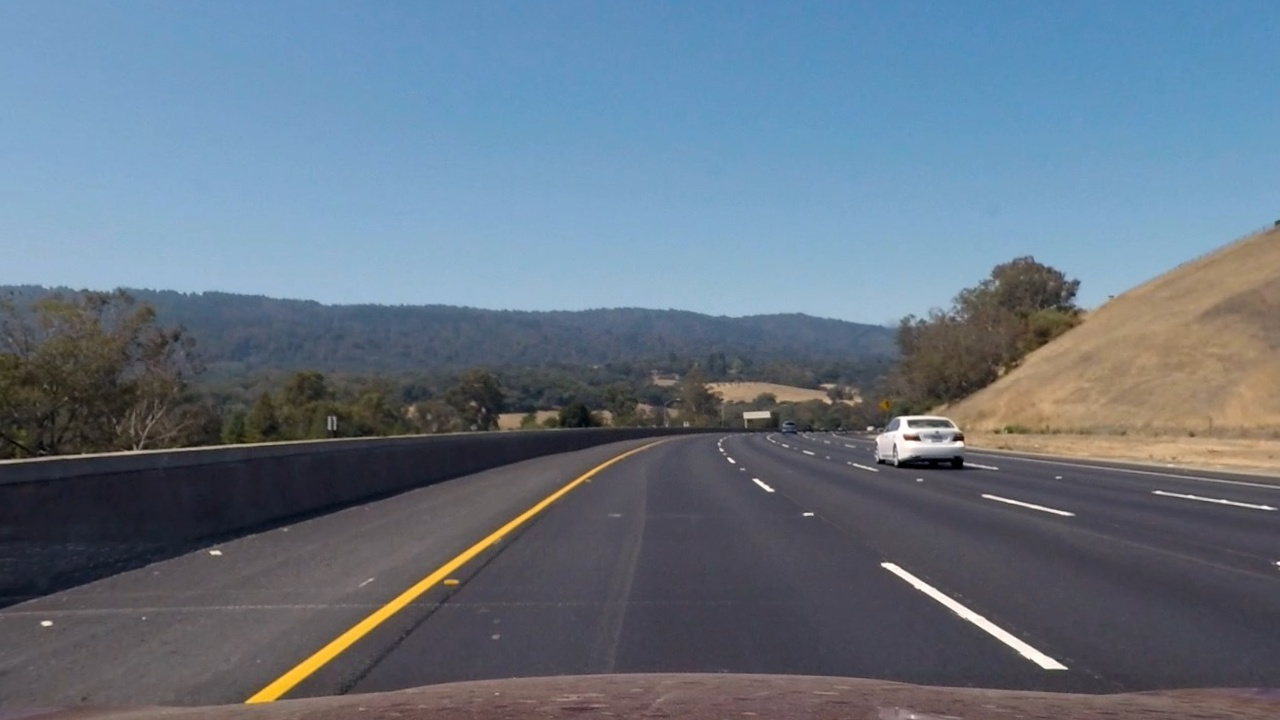
#> input picture test_images/undist_test3.jpg, 1280 x 720 px
$ jupyter execute --allow-errors 'Advanced Lane finding - Test 2.ipynb'   (shell and % lines are left out)   (Python 2 division)   (older library calls are emulated)
#> lines starting #> are read from the running program, lines starting #| are printed output that depends on the picture; after the words box and inside, x2 and y2 are one past the last pixel; in counts of white or black regions, pixels touching at a corner belong together
# I could not get the right lane in my earlier tests. Hence I will re-do everything in a more structured way by defining most needed functions first and then proceed.

[cell 1]
import numpy as np
import cv2
import os
import pickle
import matplotlib.pyplot as plt
#> (the rest of this cell did not finish here and is left out)

#> (a cell that did not finish here is left out)

#> (a cell that did not finish here is left out)

### Now create all the functions (Distortion Correction, Sobel Edge dection and perspective wapr together to process the entire data.

[cell 4]
def undistort_image(img, mtx, dist):
    undist_img = cv2.undistort(img, mtx, dist, None, mtx)
    return undist_img

def abs_sobel_thresh(img, orient='x', sobel_kernel=3, thresh=(0, 255)):
    if orient=='x':
        img_s = cv2.Sobel(img,cv2.CV_64F, 1, 0)
    else:
        img_s = cv2.Sobel(img,cv2.CV_64F, 0, 1)
    img_abs = np.absolute(img_s)
    img_sobel = np.uint8(255*img_abs/np.max(img_abs))

    binary_output = 0*img_sobel
    binary_output[(img_sobel >= thresh[0]) & (img_sobel <= thresh[1])] = 1
    return binary_output

# [9 lines left out: function mag_thresh, not called in this run]

def warp_image(img,src,dst,img_size):
    M = cv2.getPerspectiveTransform(src, dst)
    warped = cv2.warpPerspective(img, M, img_size, flags=cv2.INTER_LINEAR)
    Minv = cv2.getPerspectiveTransform(dst, src)

    return warped,M,Minv

def color_mask(hsv,low,high):
    mask = cv2.inRange(hsv, low, high)
    return mask

def apply_color_mask(hsv,img,low,high):
    mask = cv2.inRange(hsv, low, high)
    res = cv2.bitwise_and(img,img, mask= mask)
    return res

### I will load only one image and proceed with that now.

#### in order to avoid the conversion from BGR2RGB, I am using mpimg read in this case.

#### I am loading the undistorted image saved from my earlier experiments.

[cell 5]
import matplotlib.image as mpimg
image = mpimg.imread('test_images/undist_test3.jpg')
#> image is the input picture: shape (720, 1280, 3); mean R, G, B 101.5, 115.9, 131.2
plt.imshow(image);
plt.axis('off');

###  I am applying perspective transform first.

[cell 6]
image_size = image.shape
image_size

[cell 7]
ht_window = np.uint(image_size[0]/1.5)
hb_window = np.uint(image_size[0])
c_window = np.uint(image_size[1]/2)
ctl_window = c_window - .2*np.uint(image_size[1]/2)
ctr_window = c_window + .2*np.uint(image_size[1]/2)
cbl_window = c_window - .9*np.uint(image_size[1]/2)
cbr_window = c_window + .9*np.uint(image_size[1]/2)

src = np.float32([[cbl_window,hb_window],[cbr_window,hb_window],[ctr_window,ht_window],[ctl_window,ht_window]])

dst = np.float32([[0,image_size[0]],[image_size[1],image_size[0]],
                  [image_size[1],0],[0,0]])

warped,M_warp,Minv_warp = warp_image(image,src,dst,(image_size[1],image_size[0]))
#> in warp_image, `warped = cv2.warpPerspective(img, M, img_size, flags=cv2.INTER_LINEAR)`:
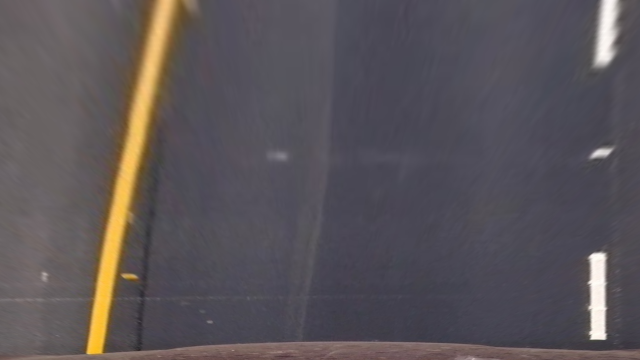
#> warped: shape (720, 1280, 3) (shown at 1/2 size); mean R, G, B 90.4, 84.5, 88.5
#> M_warp = [[-0.833, -1.56, 1173.3], [1.87e-16, -2.25, 1080], [3.57e-19, -0.00243, 1]]; Minv_warp = [[0.2, -0.691, 512], [8.88e-17, -0.444, 480], [1.98e-19, -0.00108, 1]]

f, (ax1, ax2) = plt.subplots(1, 2, figsize=(20,10))
ax1.imshow(image)
ax1.set_title('Original Image', fontsize=30)
ax2.imshow(warped, cmap = 'gray')
ax2.set_title('warped Image',fontsize=30)

### Applying yellow Color Mask

[cell 8]
image_HSV = cv2.cvtColor(warped,cv2.COLOR_RGB2HSV)
#> image_HSV: shape (720, 1280, 3); mean H, S, V 111.7, 36.3, 96.2

yellow_hsv_low  = np.array([ 0,  100,  100])
yellow_hsv_high = np.array([ 80, 255, 255])


yellow_mask = color_mask(image_HSV,yellow_hsv_low,yellow_hsv_high)
#> in color_mask, `mask = cv2.inRange(hsv, low, high)`:
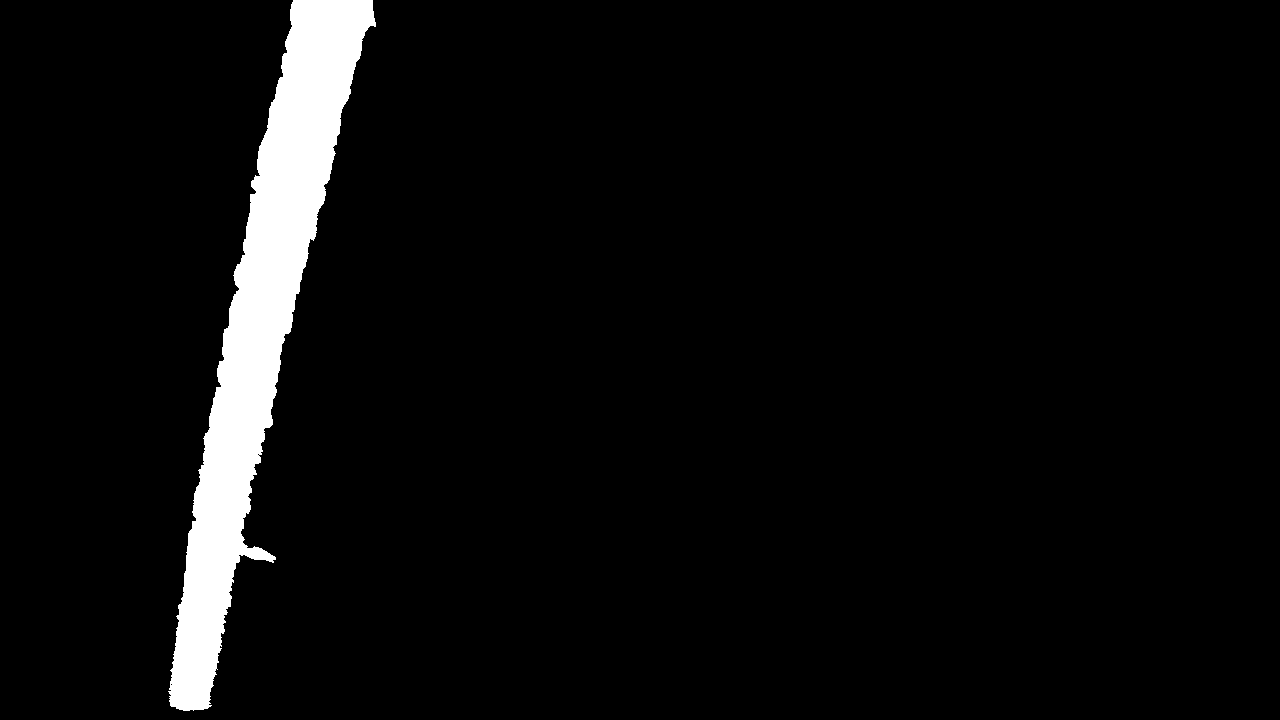
#> mask: shape (720, 1280); 4.8% white; 1 white region, box (x1, y1, x2, y2) and area: (168, 0, 376, 711) 44316

yellow = apply_color_mask(image_HSV,warped,yellow_hsv_low,yellow_hsv_high)
f, (ax1, ax2) = plt.subplots(1, 2, figsize=(20,10))
ax1.imshow(warped)
ax1.set_title('Warped Image', fontsize=30)
ax2.imshow(yellow, cmap = 'gray')
ax2.set_title('Yellow Image',fontsize=30)

### Applying White color mask

[cell 9]
image_HSV = cv2.cvtColor(warped,cv2.COLOR_RGB2HSV)


white_hsv_low  = np.array([ 0,   0,   175])
white_hsv_high = np.array([ 255,  30, 255])

white = apply_color_mask(image_HSV,warped,white_hsv_low,white_hsv_high)

f, (ax1, ax2) = plt.subplots(1, 2, figsize=(20,10))
ax1.imshow(warped)
ax1.set_title('Warped Image', fontsize=30)
ax2.imshow(white, cmap = 'gray')
ax2.set_title('White Image',fontsize=30)

### Combine both the color masks

[cell 10]
mask_yellow = color_mask(image_HSV,yellow_hsv_low,yellow_hsv_high)
mask_white = color_mask(image_HSV,white_hsv_low,white_hsv_high)
mask_lane = cv2.bitwise_or(mask_yellow,mask_white)
#> mask_lane: shape (720, 1280); 5.8% white; 6 white regions (2 under 20 px), largest, box (x1, y1, x2, y2) and area: (168, 0, 376, 711) 44316, (1177, 505, 1213, 680) 5115, (1192, 0, 1235, 129) 3937, (1184, 299, 1222, 315) 383
plt.imshow(mask_lane,cmap='gray')
plt.title('combined lane mask')
plt.axis('off');

### Applying SOBEL filter

[cell 11]
plt.subplot(1,3,1)
plt.imshow(image_HSV[:,:,0],cmap='gray')
plt.subplot(1,3,2)
plt.imshow(image_HSV[:,:,1],cmap='gray')
plt.subplot(1,3,3)
plt.imshow(image_HSV[:,:,2],cmap='gray')

### Applying SOBEL filter to L and S channels

[cell 12]
imageL = cv2.GaussianBlur(image,(5,5),0)
image_HLS = cv2.cvtColor(warped,cv2.COLOR_RGB2HLS)
#> image_HLS: shape (720, 1280, 3); mean of channels 0, 1, 2 111.7, 88.5, 23.8

img_gs = image_HLS[:,:,1]
img_abs_x = abs_sobel_thresh(img_gs,'x',5,(50,255))
img_abs_y = abs_sobel_thresh(img_gs,'y',5,(50,255))
plt.imshow(cv2.bitwise_or(img_abs_x,img_abs_y),cmap='gray')

wraped2 = np.copy(cv2.bitwise_or(img_abs_x,img_abs_y))
#> wraped2: shape (720, 1280); values 0 (black) and 1 (white), 1.4% white; 100 white regions (63 under 20 px), largest, box (x1, y1, x2, y2) and area: (128, 409, 1244, 711) 5113, (1172, 502, 1218, 681) 3077, (1184, 0, 1210, 130) 1415

[cell 13]
img_gs = image_HLS[:,:,2]
img_abs_x = abs_sobel_thresh(img_gs,'x',5,(50,255))
img_abs_y = abs_sobel_thresh(img_gs,'y',5,(50,255))
plt.imshow(cv2.bitwise_or(img_abs_x,img_abs_y),cmap='gray')

wraped3 = np.copy(cv2.bitwise_or(img_abs_x,img_abs_y))
#> wraped3: shape (720, 1280); values 0 (black) and 1 (white), 0.59% white; 101 white regions (80 under 20 px), largest, box (x1, y1, x2, y2) and area: (1179, 507, 1212, 679) 2392, (174, 482, 227, 711) 1596, (225, 510, 236, 555) 154

[cell 14]
combined_image = cv2.bitwise_or(wraped2,wraped3)
#> combined_image: shape (720, 1280); values 0 (black) and 1 (white), 1.8% white; 166 white regions (120 under 20 px), largest, box (x1, y1, x2, y2) and area: (128, 409, 1244, 711) 6200, (1172, 502, 1218, 681) 4657, (1184, 0, 1224, 130) 1591
plt.imshow(combined_image,cmap='gray')

### combine color mask and sobel filter

[cell 15]
combined_image1 = np.zeros_like(combined_image)
combined_image1[(mask_lane>=.5)|(combined_image>=.5)]=1
combined_image1 = cv2.GaussianBlur(combined_image1,(3,3),0)
plt.imshow(combined_image1,cmap='gray')

### Now, I will separate the lanes by looking at the intensities distribution.

[cell 16]
import numpy as np
histogram = np.sum(combined_image1[combined_image1.shape[0]/2:,:], axis=0)
plt.plot(histogram)

[cell 17]
out_img = np.dstack((combined_image1, combined_image1, combined_image1))*255
midpoint = np.int(histogram.shape[0]/2)
leftx_base = np.argmax(histogram[:midpoint])
rightx_base = np.argmax(histogram[midpoint:]) + midpoint

[cell 18]
nwindows = 7
window_height = np.int(combined_image1.shape[0]/nwindows)
# Identify the x and y positions of all nonzero pixels in the image
nonzero = combined_image1.nonzero()
nonzeroy = np.array(nonzero[0])
nonzerox = np.array(nonzero[1])
# Current positions to be updated for each window
leftx_current = leftx_base
rightx_current = rightx_base
# Set the width of the windows +/- margin
margin = 100
# Set minimum number of pixels found to recenter window
minpix = 50
# Create empty lists to receive left and right lane pixel indices
left_lane_inds = []
right_lane_inds = []

# Step through the windows one by one
for window in range(nwindows):
    # Identify window boundaries in x and y (and right and left)
    win_y_low = combined_image1.shape[0] - (window+1)*window_height
    win_y_high = combined_image1.shape[0] - window*window_height
    win_xleft_low = leftx_current - margin
    win_xleft_high = leftx_current + margin
    win_xright_low = rightx_current - margin
    win_xright_high = rightx_current + margin
    # Draw the windows on the visualization image
    cv2.rectangle(out_img,(win_xleft_low,win_y_low),(win_xleft_high,win_y_high),(0,255,0), 2)
    cv2.rectangle(out_img,(win_xright_low,win_y_low),(win_xright_high,win_y_high),(0,255,0), 2)
    # Identify the nonzero pixels in x and y within the window
    good_left_inds = ((nonzeroy >= win_y_low) & (nonzeroy < win_y_high) & (nonzerox >= win_xleft_low) & (nonzerox < win_xleft_high)).nonzero()[0]
    good_right_inds = ((nonzeroy >= win_y_low) & (nonzeroy < win_y_high) & (nonzerox >= win_xright_low) & (nonzerox < win_xright_high)).nonzero()[0]
    # Append these indices to the lists
    left_lane_inds.append(good_left_inds)
    right_lane_inds.append(good_right_inds)
    # If you found > minpix pixels, recenter next window on their mean position
    if len(good_left_inds) > minpix:
        leftx_current = np.int(np.mean(nonzerox[good_left_inds]))
    if len(good_right_inds) > minpix:
        rightx_current = np.int(np.mean(nonzerox[good_right_inds]))

[cell 19]
# Concatenate the arrays of indices
left_lane_inds = np.concatenate(left_lane_inds)
right_lane_inds = np.concatenate(right_lane_inds)

# Extract left and right line pixel positions
leftx = nonzerox[left_lane_inds]
lefty = nonzeroy[left_lane_inds]
rightx = nonzerox[right_lane_inds]
righty = nonzeroy[right_lane_inds]

# Fit a second order polynomial to each
left_fit = np.polyfit(lefty, leftx, 2)
right_fit = np.polyfit(righty, rightx, 2)

# Generate x and y values for plotting
ploty = np.linspace(0, combined_image1.shape[0]-1, combined_image1.shape[0] )
left_fitx = left_fit[0]*ploty**2 + left_fit[1]*ploty + left_fit[2]
right_fitx = right_fit[0]*ploty**2 + right_fit[1]*ploty + right_fit[2]

out_img[nonzeroy[left_lane_inds], nonzerox[left_lane_inds]] = [255, 0, 0]
out_img[nonzeroy[right_lane_inds], nonzerox[right_lane_inds]] = [0, 0, 255]
plt.imshow(out_img)
plt.plot(left_fitx, ploty, color='yellow')
plt.plot(right_fitx, ploty, color='yellow')
plt.xlim(0, 1280)
plt.ylim(720, 0)

[cell 20]
nonzero = combined_image1.nonzero()
nonzeroy = np.array(nonzero[0])
nonzerox = np.array(nonzero[1])
margin = 100
left_lane_inds = ((nonzerox > (left_fit[0]*(nonzeroy**2) + left_fit[1]*nonzeroy + left_fit[2] - margin)) & (nonzerox < (left_fit[0]*(nonzeroy**2) + left_fit[1]*nonzeroy + left_fit[2] + margin)))
right_lane_inds = ((nonzerox > (right_fit[0]*(nonzeroy**2) + right_fit[1]*nonzeroy + right_fit[2] - margin)) & (nonzerox < (right_fit[0]*(nonzeroy**2) + right_fit[1]*nonzeroy + right_fit[2] + margin)))

# Again, extract left and right line pixel positions
leftx = nonzerox[left_lane_inds]
lefty = nonzeroy[left_lane_inds]
rightx = nonzerox[right_lane_inds]
righty = nonzeroy[right_lane_inds]
# Fit a second order polynomial to each
left_fit = np.polyfit(lefty, leftx, 2)
right_fit = np.polyfit(righty, rightx, 2)
# Generate x and y values for plotting
ploty = np.linspace(0, combined_image1.shape[0]-1, combined_image1.shape[0] )
left_fitx = left_fit[0]*ploty**2 + left_fit[1]*ploty + left_fit[2]
right_fitx = right_fit[0]*ploty**2 + right_fit[1]*ploty + right_fit[2]

[cell 21]
out_img = np.dstack((combined_image1, combined_image1, combined_image1))*255
window_img = np.zeros_like(out_img)
# Color in left and right line pixels
out_img[nonzeroy[left_lane_inds], nonzerox[left_lane_inds]] = [255, 0, 0]
out_img[nonzeroy[right_lane_inds], nonzerox[right_lane_inds]] = [0, 0, 255]

# Generate a polygon to illustrate the search window area
# And recast the x and y points into usable format for cv2.fillPoly()
left_line_window1 = np.array([np.transpose(np.vstack([left_fitx-margin, ploty]))])
left_line_window2 = np.array([np.flipud(np.transpose(np.vstack([left_fitx+margin, ploty])))])
left_line_pts = np.hstack((left_line_window1, left_line_window2))
right_line_window1 = np.array([np.transpose(np.vstack([right_fitx-margin, ploty]))])
right_line_window2 = np.array([np.flipud(np.transpose(np.vstack([right_fitx+margin, ploty])))])
right_line_pts = np.hstack((right_line_window1, right_line_window2))

# Draw the lane onto the warped blank image
cv2.fillPoly(window_img, np.int_([left_line_pts]), (0,255, 0))
cv2.fillPoly(window_img, np.int_([right_line_pts]), (0,255, 0))
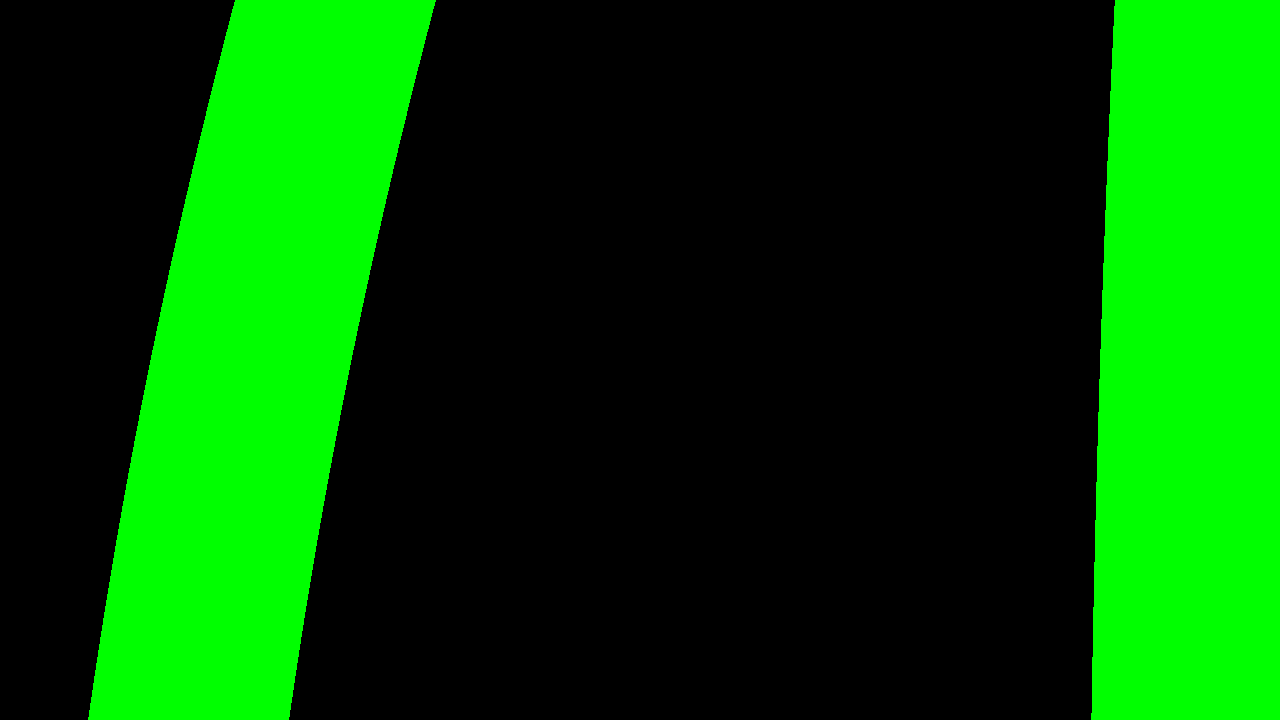
#> window_img: shape (720, 1280, 3); mean of channels 0, 1, 2 0, 75.7, 0; drawn as R, G, B
result = cv2.addWeighted(out_img, 1, window_img, 0.3, 0)
plt.imshow(result)
plt.plot(left_fitx, ploty, color='yellow')
plt.plot(right_fitx, ploty, color='yellow')
plt.xlim(0, 1280)
plt.ylim(720, 0)

[cell 22]
warp_zero = np.zeros_like(combined_image1).astype(np.uint8)
color_warp = np.dstack((warp_zero, warp_zero, warp_zero))

# Recast the x and y points into usable format for cv2.fillPoly()
pts_left = np.array([np.transpose(np.vstack([left_fitx, ploty]))])
pts_right = np.array([np.flipud(np.transpose(np.vstack([right_fitx, ploty])))])
pts = np.hstack((pts_left, pts_right))

# Draw the lane onto the warped blank image
cv2.fillPoly(color_warp, np.int_([pts]), (0,255, 0))
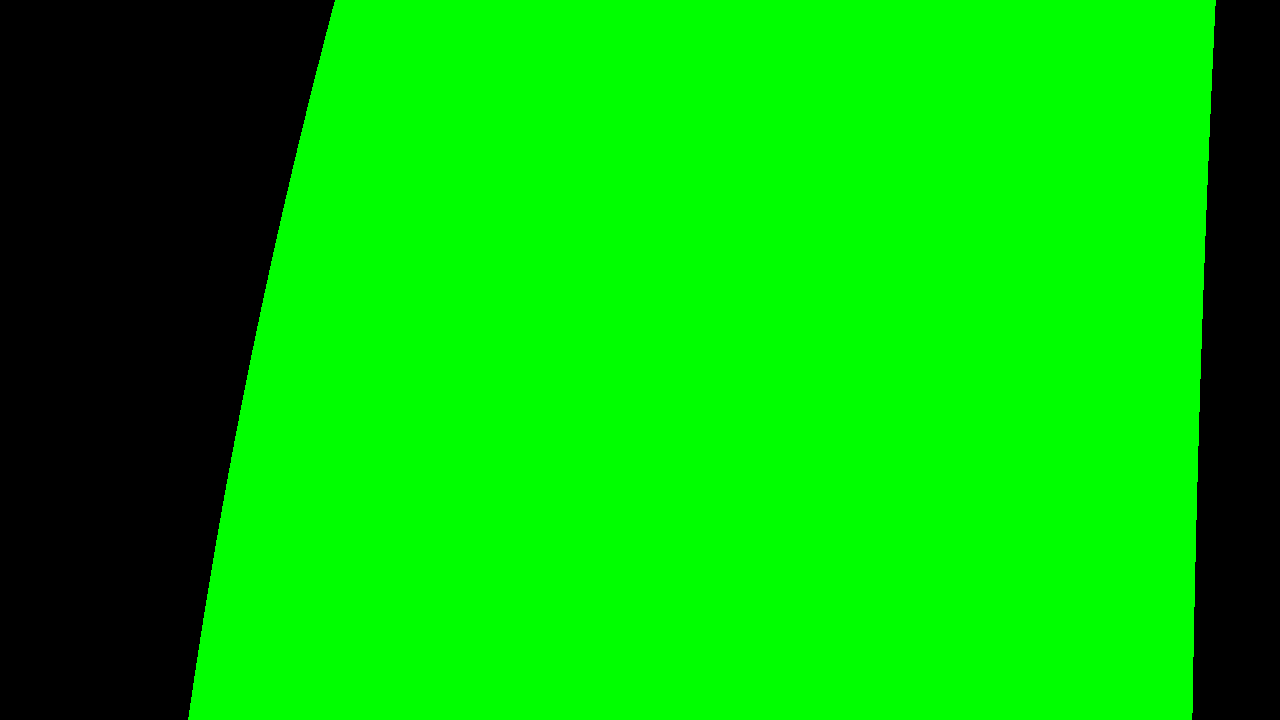
#> color_warp: shape (720, 1280, 3); mean of channels 0, 1, 2 0, 188.8, 0; drawn as R, G, B

# Warp the blank back to original image space using inverse perspective matrix (Minv)
newwarp = cv2.warpPerspective(color_warp, Minv_warp, (image.shape[1], image.shape[0]))
# Combine the result with the original image
result = cv2.addWeighted(image, 1, newwarp, 0.3, 0)
plt.imshow(result)
